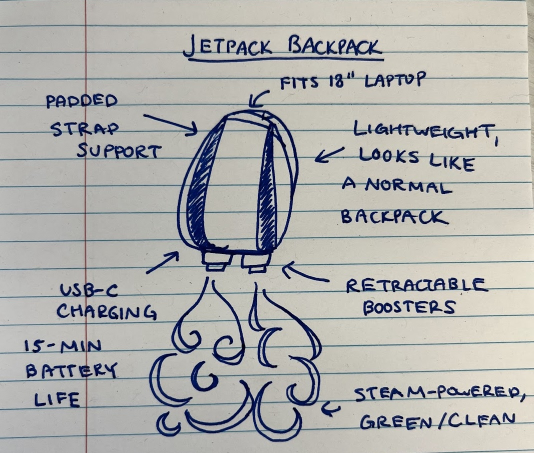
#> input picture sandboxes/gemini_tutorial/image.jpg, 1068 x 906 px (shown at 1/2 size)
$ jupyter execute --allow-errors gemini_tutorial.ipynb   (shell and % lines are left out)
#> lines starting #> are read from the running program, lines starting #| are printed output that depends on the picture
## TL;DR

このNotebookでは、Gemini APIの利用法について説明しています。

## API KEYを取得し、環境変数に設定する

[Google AI Studio](https://aistudio.google.com/)でAPI KEYを発行します。
発行したAPI KEYを次のセルの`getpass`経由で入力し、使用します。

[cell 1]
from getpass import getpass
import google.generativeai as genai

print(genai.__version__)

#> (the rest of this cell did not finish here and is left out)

#> (a cell that did not finish here is left out)

## 一番単純な推論を行う

completionを行うには、単純にモデル名を指定して、推論を行うだけです。
基本的には、responseの中にあるtextフィールドに、テキスト生成の結果が格納されています。

#> (a cell that did not finish here is left out)

## 画像をプロンプトに含める

`Gemini`はマルチモーダルなので、画像を含めることも可能です。

注意点として、`pillow >= 11`には対応していないので、`pillow <= 10`を現時点の`genai`では使用する必要があります。
もしくは、`genai.protos.Blob`を直接作成しても良いです。

[cell 4]
import PIL.Image

img_file = PIL.Image.open("image.jpg")
#> img_file is the input picture: PIL image 1068x906 RGB; mean R, G, B 174.3, 174.6, 172.7
img = img_file.resize((256, 256))
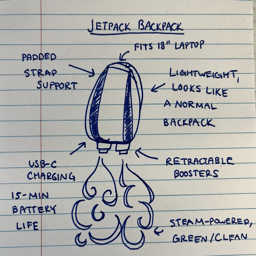
#> img: PIL image 256x256 RGB; mean R, G, B 174.4, 174.6, 172.7

assert isinstance(img, PIL.Image.Image)
img
